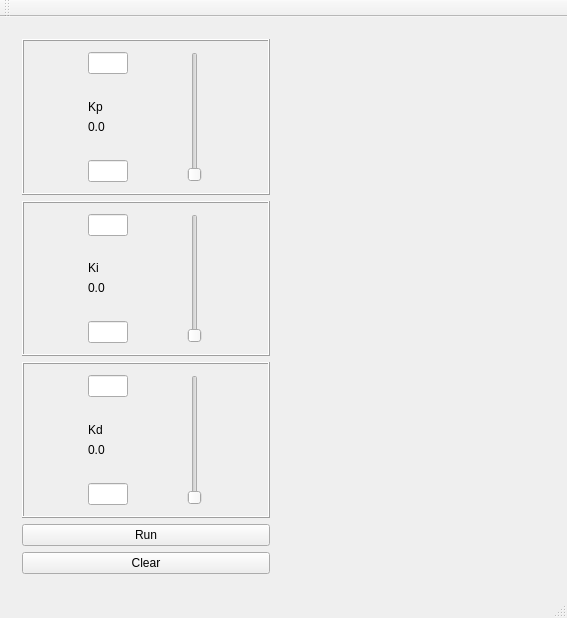
<?xml version="1.0" encoding="UTF-8"?>
<ui version="4.0">
 <class>MainWindow</class>
 <widget class="QMainWindow" name="MainWindow">
  <property name="geometry">
   <rect>
    <x>0</x>
    <y>0</y>
    <width>567</width>
    <height>618</height>
   </rect>
  </property>
  <property name="windowTitle">
   <string>PID Control Simulation</string>
  </property>
  <widget class="QWidget" name="centralWidget">
   <layout class="QGridLayout" name="gridLayout">
    <item row="0" column="0">
     <widget class="QWidget" name="widget" native="true">
      <property name="sizePolicy">
       <sizepolicy hsizetype="Minimum" vsizetype="Expanding">
        <horstretch>0</horstretch>
        <verstretch>0</verstretch>
       </sizepolicy>
      </property>
      <layout class="QVBoxLayout" name="verticalLayout_4">
       <item>
        <widget class="QFrame" name="frame_3">
         <property name="frameShape">
          <enum>QFrame::Box</enum>
         </property>
         <property name="frameShadow">
          <enum>QFrame::Raised</enum>
         </property>
         <layout class="QHBoxLayout" name="horizontalLayout_6">
          <item>
           <layout class="QVBoxLayout" name="verticalLayout">
            <item>
             <widget class="QLineEdit" name="kpHighTb">
              <property name="sizePolicy">
               <sizepolicy hsizetype="Minimum" vsizetype="Fixed">
                <horstretch>0</horstretch>
                <verstretch>0</verstretch>
               </sizepolicy>
              </property>
              <property name="maximumSize">
               <size>
                <width>40</width>
                <height>16777215</height>
               </size>
              </property>
              <property name="maxLength">
               <number>8</number>
              </property>
             </widget>
            </item>
            <item>
             <spacer name="verticalSpacer_3">
              <property name="orientation">
               <enum>Qt::Vertical</enum>
              </property>
              <property name="sizeHint" stdset="0">
               <size>
                <width>20</width>
                <height>40</height>
               </size>
              </property>
             </spacer>
            </item>
            <item>
             <layout class="QVBoxLayout" name="verticalLayout_7">
              <item>
               <widget class="QLabel" name="label">
                <property name="sizePolicy">
                 <sizepolicy hsizetype="Minimum" vsizetype="Preferred">
                  <horstretch>0</horstretch>
                  <verstretch>0</verstretch>
                 </sizepolicy>
                </property>
                <property name="text">
                 <string>Kp</string>
                </property>
               </widget>
              </item>
              <item>
               <widget class="QLabel" name="kpLabel">
                <property name="sizePolicy">
                 <sizepolicy hsizetype="Minimum" vsizetype="Preferred">
                  <horstretch>0</horstretch>
                  <verstretch>0</verstretch>
                 </sizepolicy>
                </property>
                <property name="text">
                 <string>0.0</string>
                </property>
               </widget>
              </item>
             </layout>
            </item>
            <item>
             <spacer name="verticalSpacer_4">
              <property name="orientation">
               <enum>Qt::Vertical</enum>
              </property>
              <property name="sizeHint" stdset="0">
               <size>
                <width>20</width>
                <height>40</height>
               </size>
              </property>
             </spacer>
            </item>
            <item>
             <widget class="QLineEdit" name="kpLowTb">
              <property name="sizePolicy">
               <sizepolicy hsizetype="Minimum" vsizetype="Fixed">
                <horstretch>0</horstretch>
                <verstretch>0</verstretch>
               </sizepolicy>
              </property>
              <property name="maximumSize">
               <size>
                <width>40</width>
                <height>16777215</height>
               </size>
              </property>
              <property name="maxLength">
               <number>8</number>
              </property>
             </widget>
            </item>
           </layout>
          </item>
          <item>
           <widget class="QSlider" name="kpSlider">
            <property name="orientation">
             <enum>Qt::Vertical</enum>
            </property>
           </widget>
          </item>
         </layout>
        </widget>
       </item>
       <item>
        <widget class="QFrame" name="frame_2">
         <property name="frameShape">
          <enum>QFrame::Box</enum>
         </property>
         <property name="frameShadow">
          <enum>QFrame::Raised</enum>
         </property>
         <layout class="QHBoxLayout" name="horizontalLayout_4">
          <item>
           <layout class="QVBoxLayout" name="verticalLayout_2">
            <item>
             <widget class="QLineEdit" name="kiHighTb">
              <property name="sizePolicy">
               <sizepolicy hsizetype="Minimum" vsizetype="Fixed">
                <horstretch>0</horstretch>
                <verstretch>0</verstretch>
               </sizepolicy>
              </property>
              <property name="maximumSize">
               <size>
                <width>40</width>
                <height>16777215</height>
               </size>
              </property>
              <property name="maxLength">
               <number>8</number>
              </property>
             </widget>
            </item>
            <item>
             <spacer name="verticalSpacer_5">
              <property name="orientation">
               <enum>Qt::Vertical</enum>
              </property>
              <property name="sizeHint" stdset="0">
               <size>
                <width>20</width>
                <height>40</height>
               </size>
              </property>
             </spacer>
            </item>
            <item>
             <layout class="QVBoxLayout" name="verticalLayout_6">
              <item>
               <widget class="QLabel" name="label_2">
                <property name="sizePolicy">
                 <sizepolicy hsizetype="Minimum" vsizetype="Preferred">
                  <horstretch>0</horstretch>
                  <verstretch>0</verstretch>
                 </sizepolicy>
                </property>
                <property name="text">
                 <string>Ki</string>
                </property>
               </widget>
              </item>
              <item>
               <widget class="QLabel" name="kiLabel">
                <property name="sizePolicy">
                 <sizepolicy hsizetype="Minimum" vsizetype="Preferred">
                  <horstretch>0</horstretch>
                  <verstretch>0</verstretch>
                 </sizepolicy>
                </property>
                <property name="text">
                 <string>0.0</string>
                </property>
               </widget>
              </item>
             </layout>
            </item>
            <item>
             <spacer name="verticalSpacer_6">
              <property name="orientation">
               <enum>Qt::Vertical</enum>
              </property>
              <property name="sizeHint" stdset="0">
               <size>
                <width>20</width>
                <height>40</height>
               </size>
              </property>
             </spacer>
            </item>
            <item>
             <widget class="QLineEdit" name="kiLowTb">
              <property name="sizePolicy">
               <sizepolicy hsizetype="Minimum" vsizetype="Fixed">
                <horstretch>0</horstretch>
                <verstretch>0</verstretch>
               </sizepolicy>
              </property>
              <property name="maximumSize">
               <size>
                <width>40</width>
                <height>16777215</height>
               </size>
              </property>
              <property name="maxLength">
               <number>8</number>
              </property>
             </widget>
            </item>
           </layout>
          </item>
          <item>
           <widget class="QSlider" name="kiSlider">
            <property name="orientation">
             <enum>Qt::Vertical</enum>
            </property>
           </widget>
          </item>
         </layout>
        </widget>
       </item>
       <item>
        <widget class="QFrame" name="frame">
         <property name="frameShape">
          <enum>QFrame::Box</enum>
         </property>
         <property name="frameShadow">
          <enum>QFrame::Raised</enum>
         </property>
         <layout class="QHBoxLayout" name="horizontalLayout_5">
          <item>
           <layout class="QVBoxLayout" name="verticalLayout_3">
            <item>
             <widget class="QLineEdit" name="kdHighTb">
              <property name="sizePolicy">
               <sizepolicy hsizetype="Minimum" vsizetype="Fixed">
                <horstretch>0</horstretch>
                <verstretch>0</verstretch>
               </sizepolicy>
              </property>
              <property name="maximumSize">
               <size>
                <width>40</width>
                <height>16777215</height>
               </size>
              </property>
              <property name="maxLength">
               <number>8</number>
              </property>
             </widget>
            </item>
            <item>
             <spacer name="verticalSpacer">
              <property name="orientation">
               <enum>Qt::Vertical</enum>
              </property>
              <property name="sizeHint" stdset="0">
               <size>
                <width>20</width>
                <height>40</height>
               </size>
              </property>
             </spacer>
            </item>
            <item>
             <layout class="QVBoxLayout" name="verticalLayout_5">
              <item>
               <widget class="QLabel" name="label_3">
                <property name="sizePolicy">
                 <sizepolicy hsizetype="Minimum" vsizetype="Preferred">
                  <horstretch>0</horstretch>
                  <verstretch>0</verstretch>
                 </sizepolicy>
                </property>
                <property name="text">
                 <string>Kd</string>
                </property>
               </widget>
              </item>
              <item>
               <widget class="QLabel" name="kdLabel">
                <property name="sizePolicy">
                 <sizepolicy hsizetype="Minimum" vsizetype="Preferred">
                  <horstretch>0</horstretch>
                  <verstretch>0</verstretch>
                 </sizepolicy>
                </property>
                <property name="text">
                 <string>0.0</string>
                </property>
               </widget>
              </item>
             </layout>
            </item>
            <item>
             <spacer name="verticalSpacer_2">
              <property name="orientation">
               <enum>Qt::Vertical</enum>
              </property>
              <property name="sizeHint" stdset="0">
               <size>
                <width>20</width>
                <height>40</height>
               </size>
              </property>
             </spacer>
            </item>
            <item>
             <widget class="QLineEdit" name="kdLowTb">
              <property name="sizePolicy">
               <sizepolicy hsizetype="Minimum" vsizetype="Fixed">
                <horstretch>0</horstretch>
                <verstretch>0</verstretch>
               </sizepolicy>
              </property>
              <property name="maximumSize">
               <size>
                <width>40</width>
                <height>16777215</height>
               </size>
              </property>
              <property name="maxLength">
               <number>16</number>
              </property>
             </widget>
            </item>
           </layout>
          </item>
          <item>
           <widget class="QSlider" name="kdSlider">
            <property name="orientation">
             <enum>Qt::Vertical</enum>
            </property>
           </widget>
          </item>
         </layout>
        </widget>
       </item>
       <item>
        <widget class="QPushButton" name="runPb">
         <property name="text">
          <string>Run</string>
         </property>
        </widget>
       </item>
       <item>
        <widget class="QPushButton" name="clearPb">
         <property name="text">
          <string>Clear</string>
         </property>
        </widget>
       </item>
      </layout>
     </widget>
    </item>
    <item row="0" column="1">
     <widget class="QwtPlot" name="qwtPlot"/>
    </item>
   </layout>
  </widget>
  <widget class="QMenuBar" name="menuBar">
   <property name="geometry">
    <rect>
     <x>0</x>
     <y>0</y>
     <width>567</width>
     <height>20</height>
    </rect>
   </property>
  </widget>
  <widget class="QToolBar" name="mainToolBar">
   <attribute name="toolBarArea">
    <enum>TopToolBarArea</enum>
   </attribute>
   <attribute name="toolBarBreak">
    <bool>false</bool>
   </attribute>
  </widget>
  <widget class="QStatusBar" name="statusBar"/>
 </widget>
 <layoutdefault spacing="6" margin="11"/>
 <customwidgets>
  <customwidget>
   <class>QwtPlot</class>
   <extends>QFrame</extends>
   <header>qwt_plot.h</header>
  </customwidget>
 </customwidgets>
 <resources/>
 <connections>
  <connection>
   <sender>kdSlider</sender>
   <signal>valueChanged(int)</signal>
   <receiver>kdLabel</receiver>
   <slot>setNum(int)</slot>
   <hints>
    <hint type="sourcelabel">
     <x>99</x>
     <y>540</y>
    </hint>
    <hint type="destinationlabel">
     <x>58</x>
     <y>501</y>
    </hint>
   </hints>
  </connection>
  <connection>
   <sender>kiSlider</sender>
   <signal>valueChanged(int)</signal>
   <receiver>kiLabel</receiver>
   <slot>setNum(int)</slot>
   <hints>
    <hint type="sourcelabel">
     <x>97</x>
     <y>321</y>
    </hint>
    <hint type="destinationlabel">
     <x>68</x>
     <y>320</y>
    </hint>
   </hints>
  </connection>
  <connection>
   <sender>kpSlider</sender>
   <signal>valueChanged(int)</signal>
   <receiver>kpLabel</receiver>
   <slot>setNum(int)</slot>
   <hints>
    <hint type="sourcelabel">
     <x>98</x>
     <y>150</y>
    </hint>
    <hint type="destinationlabel">
     <x>74</x>
     <y>128</y>
    </hint>
   </hints>
  </connection>
 </connections>
</ui>
